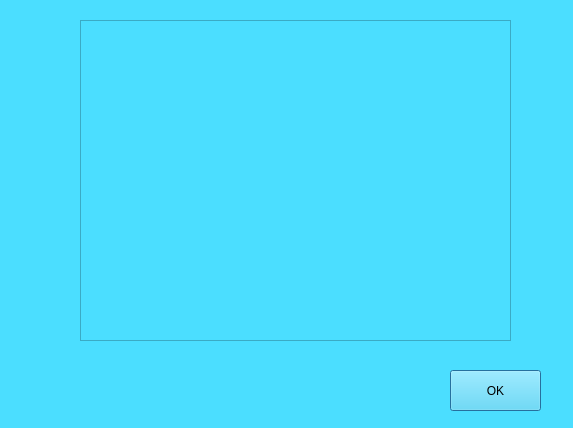
<?xml version="1.0" encoding="UTF-8"?>
<ui version="4.0">
 <class>interestselect</class>
 <widget class="QDialog" name="interestselect">
  <property name="geometry">
   <rect>
    <x>0</x>
    <y>0</y>
    <width>573</width>
    <height>428</height>
   </rect>
  </property>
  <property name="windowTitle">
   <string>Dialog</string>
  </property>
  <property name="autoFillBackground">
   <bool>false</bool>
  </property>
  <property name="styleSheet">
   <string notr="true">background-color: rgb(75, 222, 255);</string>
  </property>
  <widget class="QPushButton" name="pushButton">
   <property name="geometry">
    <rect>
     <x>450</x>
     <y>370</y>
     <width>91</width>
     <height>41</height>
    </rect>
   </property>
   <property name="text">
    <string>OK</string>
   </property>
  </widget>
  <widget class="QScrollArea" name="scrollArea">
   <property name="geometry">
    <rect>
     <x>80</x>
     <y>20</y>
     <width>431</width>
     <height>321</height>
    </rect>
   </property>
   <property name="widgetResizable">
    <bool>true</bool>
   </property>
   <widget class="QWidget" name="scrollAreaWidgetContents">
    <property name="geometry">
     <rect>
      <x>0</x>
      <y>0</y>
      <width>429</width>
      <height>319</height>
     </rect>
    </property>
   </widget>
  </widget>
 </widget>
 <resources/>
 <connections/>
</ui>
